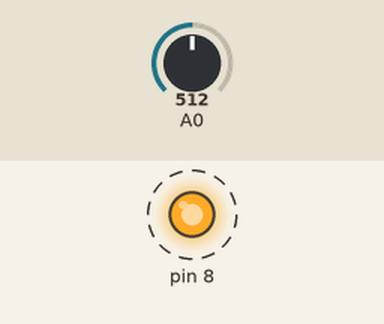
Bench run of a sketch on a simulated Arduino Uno, built with avr-gcc and run on an emulated ATmega328P. On the bench: output pins drawn as LEDs (lit = HIGH). Dashed ring = blinking. The test bench sets the inputs (shaded band); at power-on: A0 = 512. What the sketch prints to the serial monitor is not drawn.

Above: at 0.2 s.
Timing chart, 0 to 3.0 s (numbered marks = the images above):
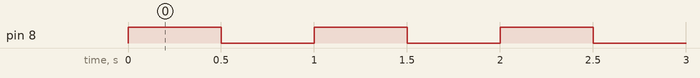

Measured:
- by itself, pin 8: alternates HIGH for 0.50 s and LOW for 0.50 s

The sketch:

lecture_valeur.ino
```cpp
/*
  Blink et lecture du capteur de luminosité

  Lit la valeur analogique du capteur de luminosité connecté à A0
  et l'affiche sur le moniteur série.
*/

void setup() {
  // Initialise la broche 8 comme sortie pour la LED
  pinMode(8, OUTPUT);

  // Démarre la communication série à 9600 bauds
  Serial.begin(9600);
}

void loop() {
  // Lit la valeur analogique sur A0 (valeur entre 0 et 1023)
  int luminosite = analogRead(A0);

  // Affiche la valeur lue sur le moniteur série
  Serial.print("Luminosite: ");
  Serial.println(luminosite);

  // Fait clignoter la LED sur la broche 8
  digitalWrite(8, HIGH);   // Allume la LED
  delay(500);              // Attend 500 millisecondes
  digitalWrite(8, LOW);    // Éteint la LED
  delay(500);              // Attend 500 millisecondes
}
```
